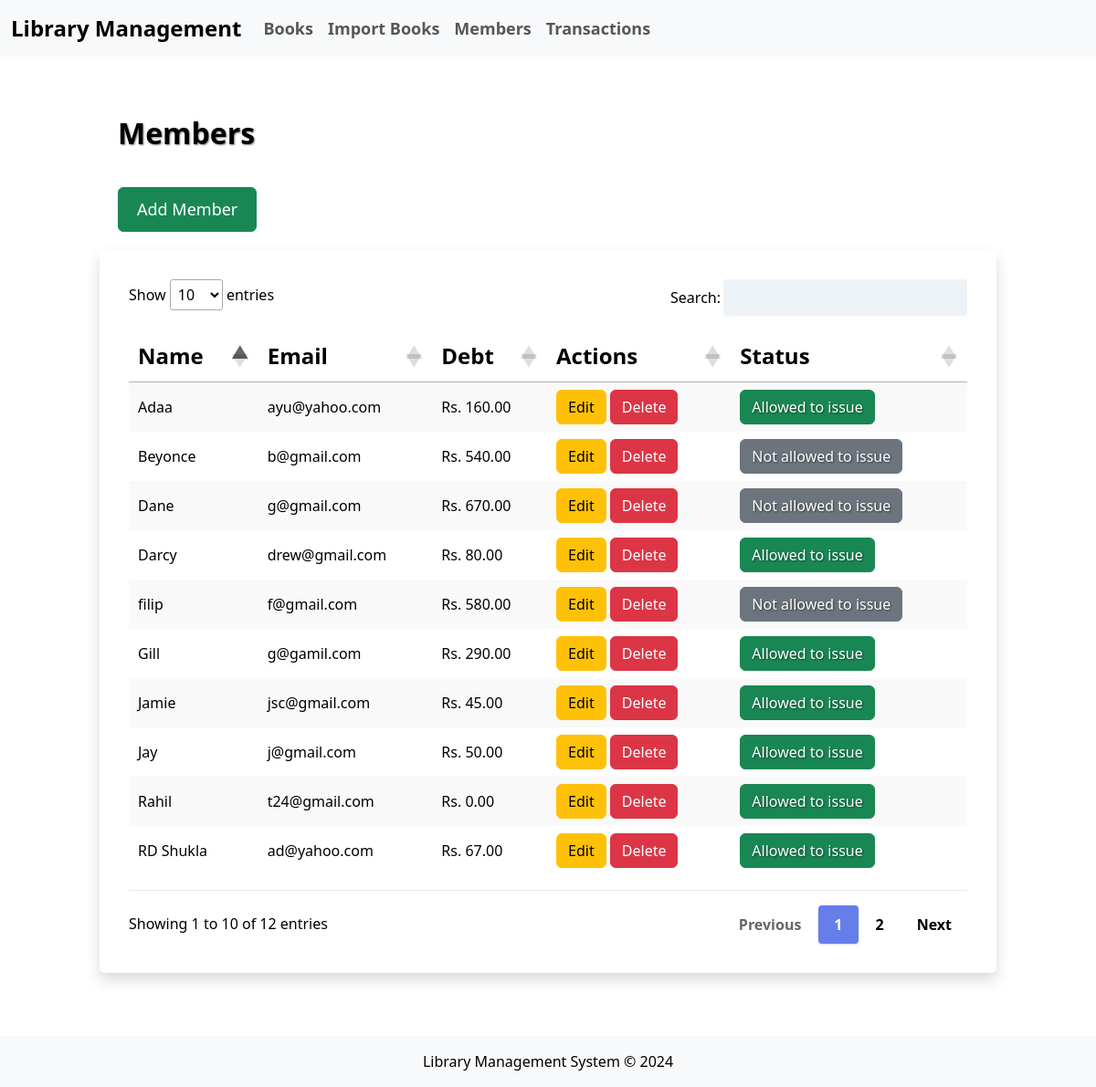
The page /members/ on the database its author committed.
### library/models.py (models this page shows, shortened)
class Member(models.Model):
    name = models.CharField(max_length=255)
    email = models.EmailField(unique=True)
    debt = models.DecimalField(max_digits=6, decimal_places=2, default=0.0)

### library/views.py (the view)
# urls.py: path('members/', views.member_list, name='member_list'),  # List members
def member_list(request):
    members = Member.objects.all()
    return render(request, 'member_list.html', {'members': members})

### templates/member_list.html
{% extends 'base.html' %}
{% block content %}
<h1 style="font-size: 32px; margin: 20px 20px; font-weight:bold;">Members</h1>
<a href="{% url 'add_member' %}" class="btn btn-success" style="font-size: 18px; padding: 10px 20px; margin:20px 20px; display: inline-block;">Add Member</a>
<div id='recipients' class="p-8 mt-6 lg:mt-0 rounded shadow bg-white">
    <table id="example" class="stripe hover" style="width:100%; padding-top: 1em;  padding-bottom: 1em;">
        <thead>
            <tr>
                <th data-priority="1" style="font-size:24px; font-weight:bold;">Name</th>
                <th data-priority="2" style="font-size:24px; font-weight:bold;">Email</th>
                <th data-priority="3" style="font-size:24px; font-weight:bold;">Debt</th>
                <th data-priority="4" style="font-size:24px; font-weight:bold;">Actions</th>
                <th data-priority="5" style="font-size:24px; font-weight:bold;">Status</th>
            </tr>
        </thead>
        <tbody>
            {% for member in members %}
            <tr>
                <td>{{ member.name }}</td>
                <td>{{ member.email }}</td>
                <td>Rs. {{ member.debt }}</td>
                <td>
                    <a href="{% url 'update_member' member.id %}" class="btn btn-warning">Edit</a>
                    <a href="{% url 'delete_member' member.id %}" class="btn btn-danger"
                    onclick="return confirm('Are you sure you want to delete this member?');">Delete</a>
                </td>
                <td>
                    {% if member.debt < 500 %}
                    <h3 class="btn btn-success">Allowed to issue</h3>
                    {% else %}
                    <h3 class="btn btn-secondary">Not allowed to issue</h3>
                    {% endif %}
                </td>
            </tr>
            {% endfor%}
        </tbody>
    </table>
</div>
{% endblock %}

### templates/base.html (style rules this page uses)
body { background-image: url('https://www.voicesofruralindia.org/wp-content/uploads/2020/11/ylswjsy7stw-scaled.jpg'); background-size: cover; background-repeat: no-repeat; background-position: center; color: black; }
h1, h2, h3 { color: black; text-shadow: 1px 1px 2px rgba(0, 0, 0, 0.5); }
table.dataTable.no-footer { border-bottom: 1px solid #e2e8f0; margin-top: 0.75em; margin-bottom: 0.75em; }

### rows shown on the page
Member: name "Adaa", email "ayu@yahoo.com", debt "160.00", shows "Allowed to issue"
Member: name "Jay", email "j@gmail.com", debt "50.00", shows "Allowed to issue"
Member: name "filip", email "f@gmail.com", debt "580.00", shows "Not allowed to issue"
Member: name "Gill", email "g@gamil.com", debt "290.00", shows "Allowed to issue"
Member: name "Rahil", email "t24@gmail.com", debt "0.00", shows "Allowed to issue"
Member: name "Darcy", email "drew@gmail.com", debt "80.00", shows "Allowed to issue"
Member: name "Beyonce", email "b@gmail.com", debt "540.00", shows "Not allowed to issue"
Member: name "RD Shukla", email "ad@yahoo.com", debt "67.00", shows "Allowed to issue"
Member: name "Jamie", email "jsc@gmail.com", debt "45.00", shows "Allowed to issue"
Member: name "Dane", email "g@gmail.com", debt "670.00", shows "Not allowed to issue"
